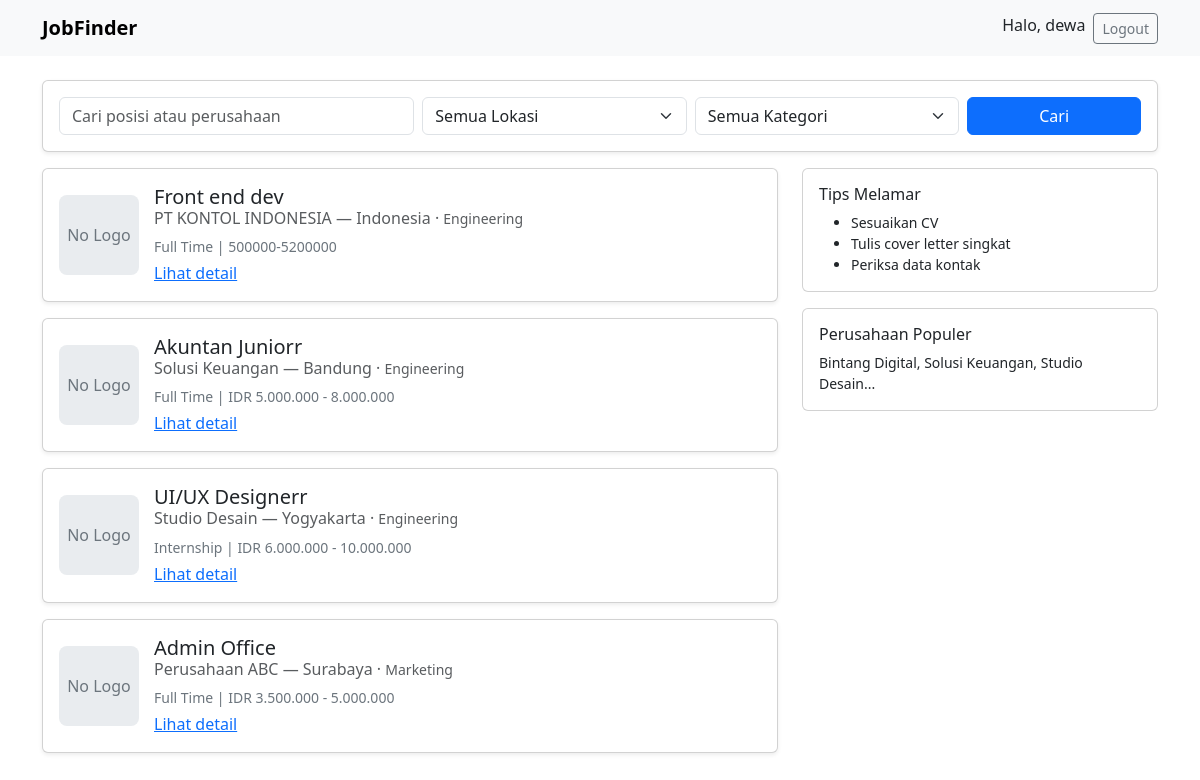
Page /index.php (signed in) on the committed database.
### tables this page shows
CREATE TABLE `jobs` (
  `id` int NOT NULL,
  `title` varchar(150) NOT NULL,
  `company` varchar(150) NOT NULL,
  `location` varchar(120) NOT NULL,
  `category` varchar(100) NOT NULL,
  `type` varchar(50) DEFAULT 'Full-time',
  `salary` varchar(80) DEFAULT '',
  `description` text,
  `logo` varchar(255) DEFAULT NULL,
  `posted_at` timestamp NOT NULL DEFAULT CURRENT_TIMESTAMP,
  `status` enum('pending','active','inactive') DEFAULT 'pending'
);

### index.php (the view, shortened to what this page needs)
<?php
require_once('./config.php');
$q   = $_GET['q'] ?? '';
$sql = "SELECT id, title, company, location, category, type, salary, posted_at, IFNULL(logo,'') AS logo FROM jobs WHERE 1=1";
$params = [];
$types = '';
$sql .= " ORDER BY posted_at DESC";
$res = false;
if (count($params) > 0) {
    $stmt = $conn->prepare($sql);
    if ($stmt) {
        $bind_names[] = $types;
        for ($i=0; $i<count($params); $i++) {
            $bind_name = 'bind' . $i;
            $$bind_name = $params[$i];
            $bind_names[] = &$$bind_name;
        }
        call_user_func_array([$stmt, 'bind_param'], $bind_names);
        $stmt->execute();
        $res = $stmt->get_result();
    } else {
        $safe_sql = $sql;
        foreach ($params as $p) {
            $safe_sql = preg_replace('/\?/', "'" . $conn->real_escape_string($p) . "'", $safe_sql, 1);
        }
        $res = $conn->query($safe_sql);
    }
} else {
    $res = $conn->query($sql);
}
?>
<!doctype html>
<html lang="id">
<head>
    <link href="https://cdn.jsdelivr.net/npm/bootstrap@5.3.0/dist/css/bootstrap.min.css" rel="stylesheet">
</head>
<body>
    <nav class="navbar navbar-expand-lg bg-body-tertiary">
        <div class="container">
            <a class="navbar-brand fw-bold" href="#">JobFinder</a>
            <div class="d-flex">
                <?php if (isset($_SESSION['user_id'])): ?>
                <span class="me-2">Halo, <?= htmlspecialchars($_SESSION['user_name']) ?></span>
                <a class="btn btn-outline-secondary btn-sm" href="logout.php">Logout</a>
                <?php else: ?>
                <a class="btn btn-outline-primary btn-sm me-2" href="login.php">Masuk</a>
                <a class="btn btn-primary btn-sm" href="register.php">Daftar</a>
                <?php endif; ?>
            </div>
        </div>
    </nav>
    <div class="container py-4">
        <div class="card p-3 mb-3 shadow-sm">
            <form class="row g-2" method="get">
                <div class="col-md-4">
                    <input name="q" class="form-control" placeholder="Cari posisi atau perusahaan"
                        value="<?= htmlspecialchars($q) ?>">
                </div>
                <div class="col-md-3">
                    <select name="location" class="form-select">
                        <option value="">Semua Lokasi</option>
                    </select>
                </div>
                <div class="col-md-3">
                    <select name="category" class="form-select">
                        <option value="">Semua Kategori</option>
                    </select>
                </div>
                <div class="col-md-2">
                    <button class="btn btn-primary w-100">Cari</button>
                </div>
            </form>
        </div>
        <div class="row">
            <div class="col-md-8">
                <?php if ($res && $res->num_rows > 0): ?>
                <?php while ($job = $res->fetch_assoc()): ?>
                <div class="card mb-3 shadow-sm">
                    <div class="card-body d-flex align-items-center">
                        <?php if (!empty($job['logo'])): ?>
                        <img src="../uploads/<?= htmlspecialchars($job['logo']) ?>"
                            alt="Logo <?= htmlspecialchars($job['company']) ?>"
                            style="width:80px; height:80px; object-fit:contain; margin-right:15px; border-radius:8px; background:#fff;">
                        <?php else: ?>
                        <div
                            style="width:80px; height:80px; background:#e9ecef; border-radius:8px; margin-right:15px; display:flex; align-items:center; justify-content:center; color:#6c757d;">
                            No Logo
                        </div>
                        <?php endif; ?>
                        <div>
                            <h5 class="card-title mb-1"><?= htmlspecialchars($job['title']) ?></h5>
                            <h6 class="card-subtitle mb-2 text-muted">
                                <?= htmlspecialchars($job['company']) ?> — <?= htmlspecialchars($job['location']) ?>
                                · <small><?= htmlspecialchars($job['category']) ?></small>
                            </h6>
                            <p class="mb-1 small text-secondary">
                                <?= htmlspecialchars($job['type']) ?> | <?= htmlspecialchars($job['salary']) ?>
                            </p>
                            <a href="job_detail.php?id=<?= $job['id'] ?>" class="stretched-link">Lihat detail</a>
                        </div>
                    </div>
                </div>
                <?php endwhile; ?>
                <?php else: ?>
                <p class="text-center text-muted">Belum ada lowongan yang sesuai.</p>
                <?php endif; ?>
            </div>
            <div class="col-md-4">
                <div class="card p-3 mb-3">
                    <h6>Tips Melamar</h6>
                    <ul class="small mb-0">
                        <li>Sesuaikan CV</li>
                        <li>Tulis cover letter singkat</li>
                        <li>Periksa data kontak</li>
                    </ul>
                </div>
                <div class="card p-3">
                    <h6>Perusahaan Populer</h6>
                    <p class="small mb-0">Bintang Digital, Solusi Keuangan, Studio Desain...</p>
                </div>
            </div>
        </div>
    </div>
</body>
</html>

### rows in the picture
jobs: title "Front end dev", company "PT KONTOL INDONESIA", location "Indonesia", category "Engineering", type "Full Time", salary "500000-5200000"
jobs: title "Akuntan Juniorr", company "Solusi Keuangan", location "Bandung", category "Engineering", type "Full Time", salary "IDR 5.000.000 - 8.000.000"
jobs: title "UI/UX Designerr", company "Studio Desain", location "Yogyakarta", category "Engineering", type "Internship", salary "IDR 6.000.000 - 10.000.000"
jobs: title "Admin Office", company "Perusahaan ABC", location "Surabaya", category "Marketing", type "Full Time", salary "IDR 3.500.000 - 5.000.000"

### other values in the picture
$_SESSION['user_name'] "dewa"
